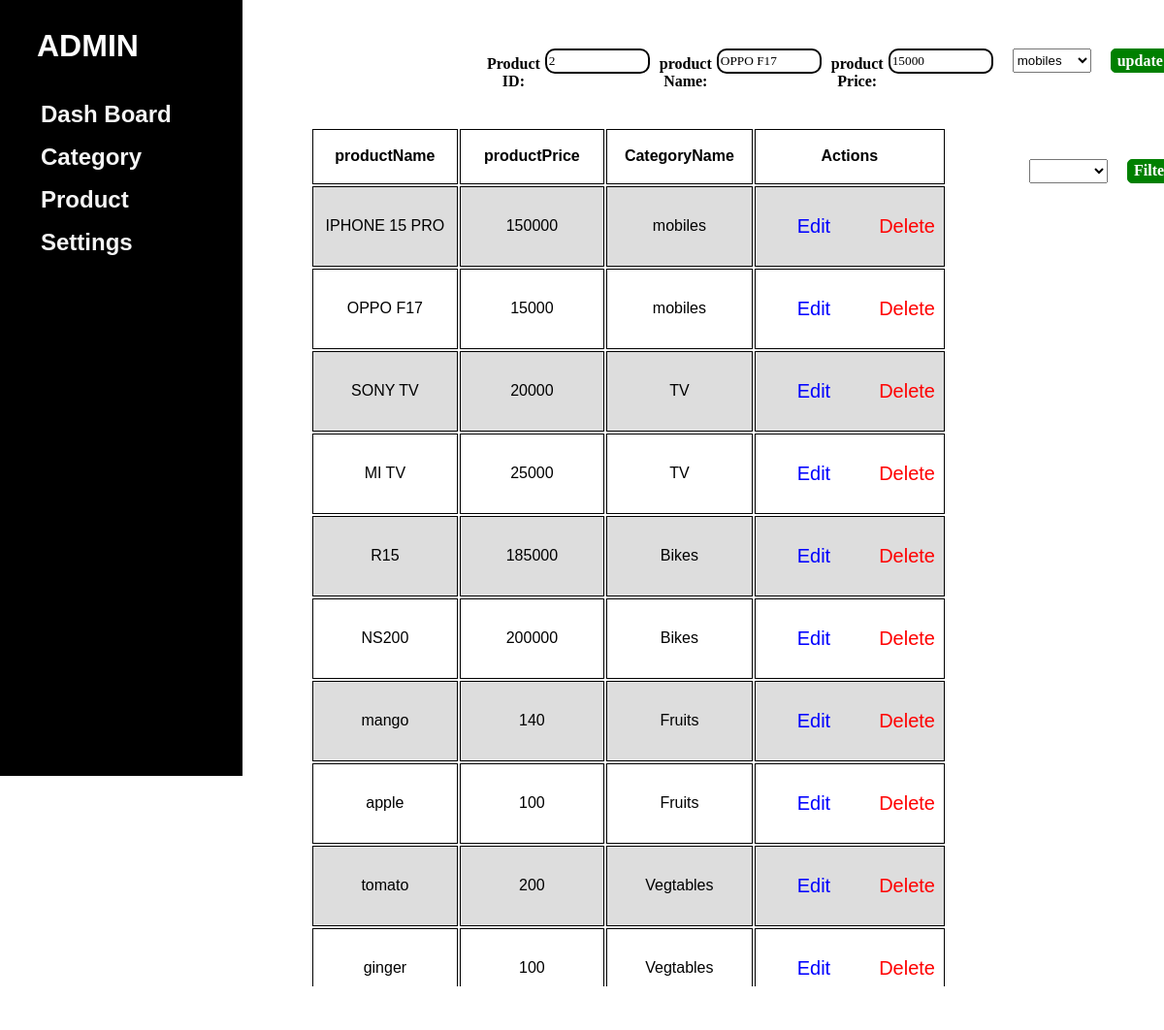
The app's page /product.php?edit=2 with its own data.
### tables this page shows
CREATE TABLE `product` (
  `productId` int(255) NOT NULL,
  `productName` varchar(255) NOT NULL,
  `productPrice` int(255) NOT NULL,
  `CategoryName` varchar(255) NOT NULL
);

### product.php (the view, shortened to what this page needs)
<?php
$con = mysqli_connect("localhost", "root", "", "user");
$filterQuery = "";
?>
<!DOCTYPE html>
<html>
<head>
</head>
<body>
<?php include "side_menu.php"; ?>
<div class="main-content">
<?php
if (isset($_GET['edit'])) {
    $ID = $_GET['edit'];
    $sql = "SELECT * FROM product WHERE productId='$ID'";
    $result = $con->query($sql);
    if ($result->num_rows > 0) {
        $row = $result->fetch_assoc();
?>
        <form action="product.php" method="post" id="update">
            <h6>Product ID:</h6>
            <input type="text" name="ID" value="<?php echo $row['productId']; ?>" readonly>
            <h6>product Name:</h6>
            <input type="text" name="Name" value="<?php echo $row['productName']; ?>" class="box" required>
            <h6>product Price:</h6>
            <input type="number" name="Price" value="<?php echo $row['productPrice']; ?>" class="Price" required>
            <select name="category" required>
                <option value=""><?php echo $row['CategoryName']; ?></option>
            </select>
            <button type="submit" name="UPDATE">update</button>
        </form>
<?php
    }
}
?>
    <table>
        <tr>
            <th>productName</th>
            <th>productPrice</th>
            <th>CategoryName</th>
            <th>Actions</th>
            <th id='select'>
                <form action="product.php" method="post" required>
                    <select name="filter">
                        <option value=""></option>
                        <?php
                        $view = "SELECT CategoryName FROM category";
                        $result = $con->query($view);
                        if ($result !== false && $result->num_rows > 0) {
                            while ($row = $result->fetch_assoc()) {
                                echo "<option value='{$row['CategoryName']}'>{$row['CategoryName']}</option>";
                            }
                        }
                        ?>
                    </select>
                    <button type="submit" name="filterButton">Filter</button>
                </form>
            </th>
        </tr>
        <?php
        $view = "SELECT * FROM product $filterQuery ORDER BY productId ASC";
        $result = $con->query($view);
        if ($result !== false && $result->num_rows > 0) {
            while ($row = $result->fetch_assoc()) {
        ?>
                <tr>
                    <td><?php echo $row['productName']; ?></td>
                    <td><?php echo $row['productPrice']; ?></td>
                    <td><?php echo $row['CategoryName']; ?></td>
                    <td>
                        <div class="change">
                            <p class="edit"><a href="product.php?edit=<?php echo $row['productId']; ?>" style="color: blue;">Edit</a></p>
                            <p class="delete"><a href="#" onclick="deleteproduct('<?php echo $row['productId']; ?>')" style="color: red;">Delete</a></p>
                        </div>
                    </td>
                </tr>
        <?php
            }
        } else {
            echo "<tr><td colspan='4'>No Products found</td></tr>";
        }
        ?>
    </table>
</div>
</body>
</html>

### product.php (style rules this page uses)
body { margin-left: 400px; }
td, th { width: 150px; height: 50px; text-align: center; border: 1px solid black; }
tr:nth-child(even) { background-color: #dddddd; }
form { display: flex; margin-left: 32%; }
#update { display: flex; margin-left: 20%; }
h6 { margin-left: 10px; color: black; font-size: 16px; font-family: 'poppins'; text-align: center; }
input { margin-bottom: 10px; margin-left: 5px; margin-top: 30px; height: 20px; width: 100px; border: 2px solid black; border-radius: 10px; font-family: 'poppins'; }
.edit { font-size: 20px; color: red; }
.change { display: flex; }
.delete { color: red; font-size: 20px; text-decoration: none !important; }
button { margin-left: 20px; margin-top: 30px; width: 70px; height: 25px; background-color: green; border: 1px solid green; font-size: 16px; border-radius: 5px; color: white; font-family: "Times New Roman"; font-weight: bolder; cursor: pointer; }
select { margin-left: 20px; margin-top: 30px; width: 90px; height: 25px; }
#select { Border: none; margin-top: -20px; }

### side_menu.php (style rules this page uses)
body { font-family: Arial, sans-serif; margin: 0; padding: 0; box-sizing: border-box; }
a { display: block; margin-left: 10px; padding: 8px 8px 8px 32px; text-decoration: none; cursor: pointer; color: whitesmoke; transition: background 0.3s; }
.main-content { margin-left: 300px; padding: 20px; transition: margin-left 0.3s ease; }

### records on screen
product: ID "2", Name "OPPO F17", Price "15000", category "mobiles", productName "OPPO F17", productPrice "15000", CategoryName "mobiles"
product: productName "IPHONE 15 PRO", productPrice "150000", CategoryName "mobiles"
product: productName "SONY TV", productPrice "20000", CategoryName "TV"
product: productName "MI TV", productPrice "25000", CategoryName "TV"
product: productName "R15", productPrice "185000", CategoryName "Bikes"
product: productName "NS200", productPrice "200000", CategoryName "Bikes"
product: productName "mango", productPrice "140", CategoryName "Fruits"
product: productName "apple", productPrice "100", CategoryName "Fruits"
product: productName "tomato", productPrice "200", CategoryName "Vegtables"
product: productName "ginger", productPrice "100", CategoryName "Vegtables"
